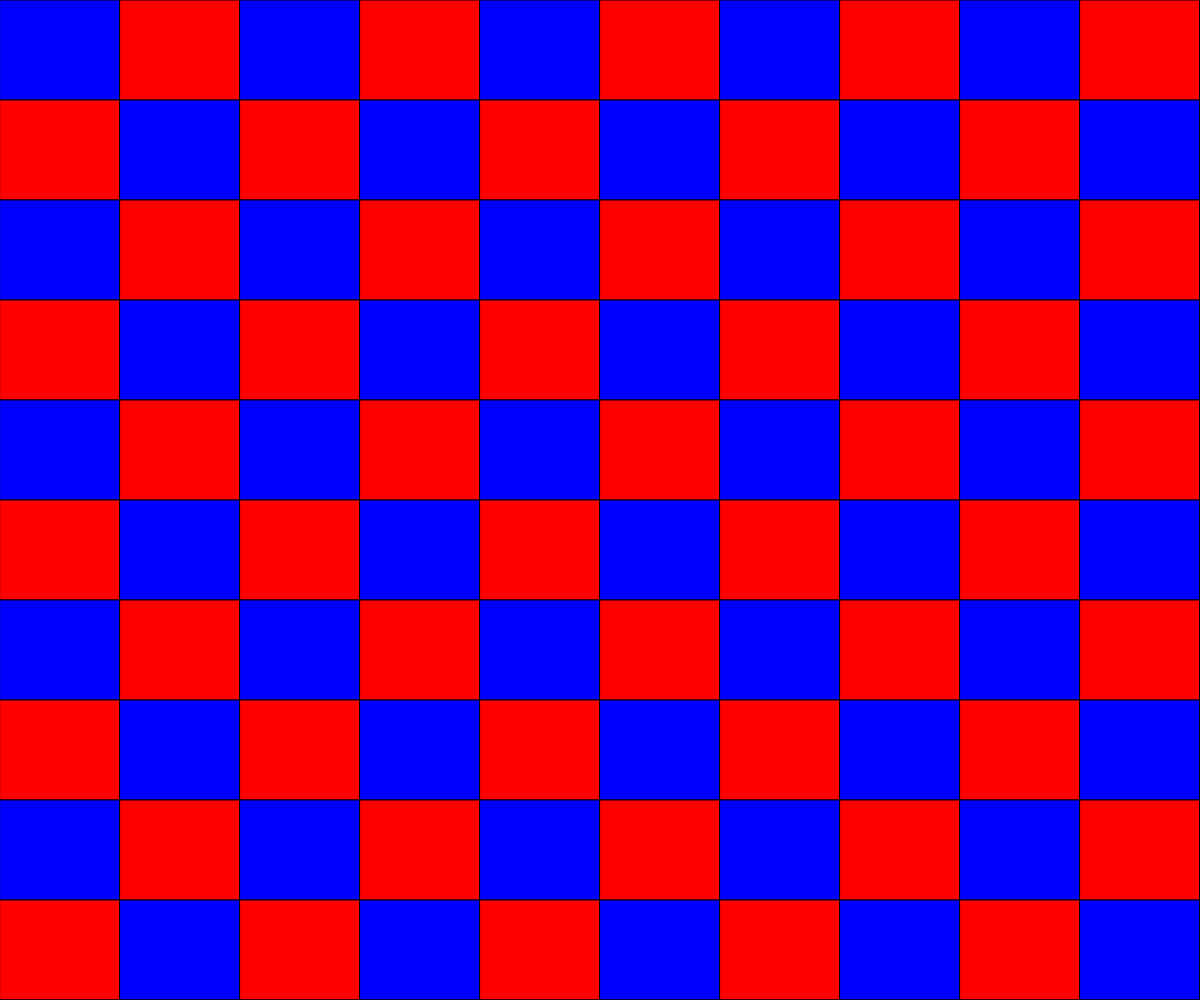
Frame 1 (no input)
Frame 60 (no input): identical to frame 1, image omitted
Frame 120 (the mouse pressed at the canvas centre since frame 60): identical to frame 1, image omitted

The p5.js sketch that drew this single still picture (run headless with seeded random() and noise() and a simulated clock; from frame 60 on, the mouse is pressed at the canvas centre):

// p5.js sketch
// ── sketch.js
let colors = [];
const numCol = 10;
const numRow = 10;

function setup() {
  createCanvas(windowWidth, windowHeight);
}

function windowResized() {
  resizeCanvas(windowWidth, windowHeight);
}

function draw() {
  const rectWidth = windowWidth / numCol;
  const rectHeight = windowHeight / numRow;

  for (let x = 0; x <= 10; x++) {
    for (let y = 0; y <= 10; y++) {
      const offset = y % 2 ? 0 : 1;
      fill((x + offset) % 2 ? 'blue' : 'red');
      rect(x * rectWidth, y * rectHeight, rectWidth, rectHeight);
    }
  }
}
